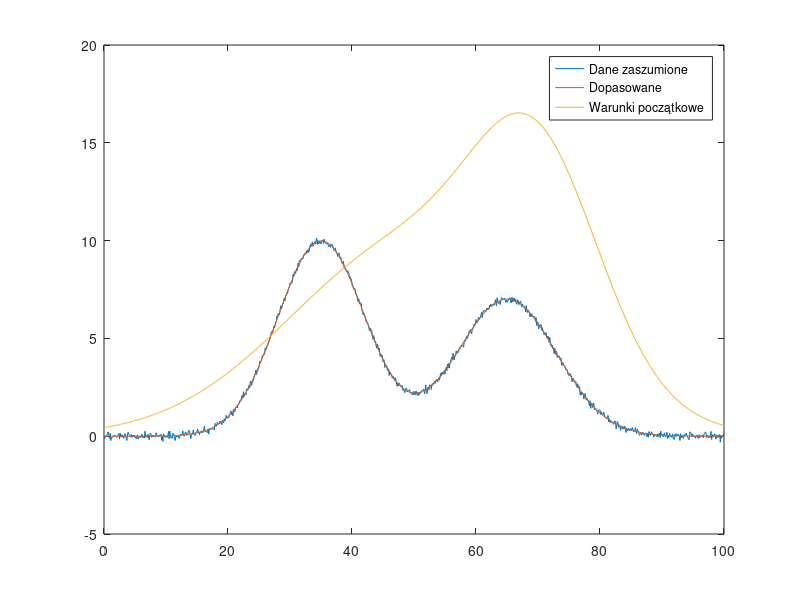

The MATLAB script that drew this image:
clear all
close all
clc



h1=10;
b1=35;
c1=7;

h2=7;
b2=65;
c2=8;


y = @(h, b, c, x)  h * exp(  - (x-b).^2 / (2*c*c)   )

s = @(h, b, c, x) y(h(1), b(1), c(1), x) + y(h(2), b(2), c(2), x);

s_final = @(beta, x) s(beta(1:2), beta(3:4), beta(5:6), x)

% beta = [ h1 h2 b1 b2 c1 c2 ]



beta_0 = [10 10 50 70 20 10]

beta_oczekiwane = [ h1 h2 b1 b2 c1 c2 ]

X = [0:0.1:100];
Y = s_final(beta_oczekiwane, X) + 0.01*h1*randn(size(X));

beta = nlinfit(X, Y, s_final, beta_0)



plot(X, Y); hold on
plot(X, s_final(beta, X));
plot(X, s_final(beta_0, X));

legend("Dane zaszumione", "Dopasowane", "Warunki początkowe")






















